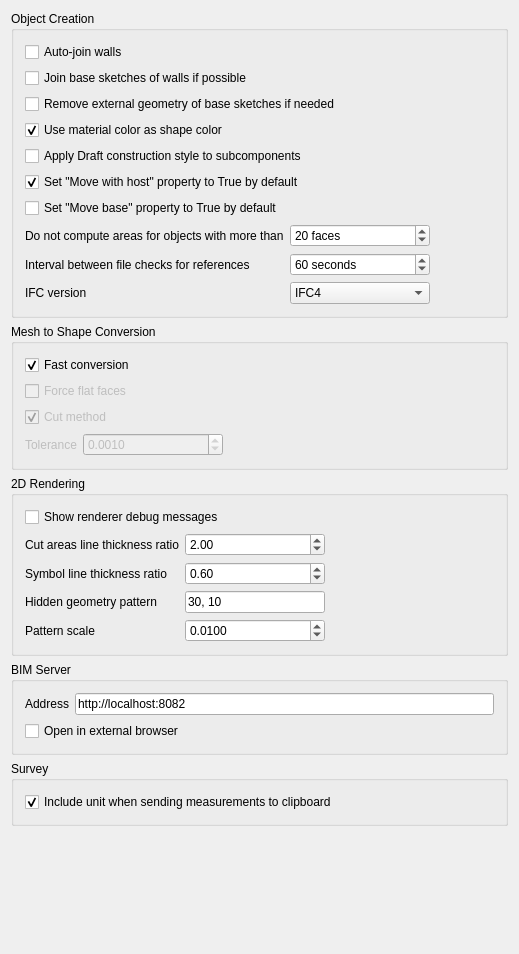
<?xml version="1.0" encoding="UTF-8"?>
<ui version="4.0">
 <class>Gui::Dialog::DlgSettingsArch</class>
 <widget class="QWidget" name="Gui::Dialog::DlgSettingsArch">
  <property name="geometry">
   <rect>
    <x>0</x>
    <y>0</y>
    <width>519</width>
    <height>954</height>
   </rect>
  </property>
  <property name="windowTitle">
   <string>General</string>
  </property>
  <layout class="QVBoxLayout" name="verticalLayout_1">
   <item>
    <widget class="QGroupBox" name="groupBox_1">
     <property name="title">
      <string>Object Creation</string>
     </property>
     <layout class="QGridLayout" name="gridLayout_1">
      <item row="0" column="0" colspan="3">
       <widget class="Gui::PrefCheckBox" name="checkBox_autoJoinWalls">
        <property name="text">
         <string>Auto-join walls</string>
        </property>
        <property name="checked">
         <bool>false</bool>
        </property>
        <property name="prefEntry" stdset="0">
         <cstring>autoJoinWalls</cstring>
        </property>
        <property name="prefPath" stdset="0">
         <cstring>Mod/Arch</cstring>
        </property>
       </widget>
      </item>
      <item row="1" column="0" colspan="3">
       <widget class="Gui::PrefCheckBox" name="checkBox_joinWallSketches">
        <property name="toolTip">
         <string>When two similar walls are connected, their underlying sketches are merged and the walls are combined into a single object</string>
        </property>
        <property name="text">
         <string>Join base sketches of walls if possible</string>
        </property>
        <property name="prefEntry" stdset="0">
         <cstring>joinWallSketches</cstring>
        </property>
        <property name="prefPath" stdset="0">
         <cstring>Mod/Arch</cstring>
        </property>
       </widget>
      </item>
      <item row="2" column="0" colspan="3">
       <widget class="Gui::PrefCheckBox" name="checkBox_archRemoveExternal">
        <property name="toolTip">
         <string>Two possible strategies to avoid circular dependencies: Create one more object (unchecked) or remove external geometry of base sketch (checked)</string>
        </property>
        <property name="text">
         <string>Remove external geometry of base sketches if needed</string>
        </property>
        <property name="prefEntry" stdset="0">
         <cstring>archRemoveExternal</cstring>
        </property>
        <property name="prefPath" stdset="0">
         <cstring>Mod/Arch</cstring>
        </property>
       </widget>
      </item>
      <item row="3" column="0" colspan="3">
       <widget class="Gui::PrefCheckBox" name="checkBox_UseMaterialColor">
        <property name="toolTip">
         <string>If this is checked, when a BIM object has a material, the object will take the color of the material. This can be overridden for each object.</string>
        </property>
        <property name="text">
         <string>Use material color as shape color</string>
        </property>
        <property name="checked">
         <bool>true</bool>
        </property>
        <property name="prefEntry" stdset="0">
         <cstring>UseMaterialColor</cstring>
        </property>
        <property name="prefPath" stdset="0">
         <cstring>Mod/Arch</cstring>
        </property>
       </widget>
      </item>
      <item row="4" column="0" colspan="3">
       <widget class="Gui::PrefCheckBox" name="checkBox_applyconstructionStyle">
        <property name="toolTip">
         <string>If this is checked, when an object becomes subtraction or addition of a BIM object, it will receive the Draft construction color.</string>
        </property>
        <property name="text">
         <string>Apply Draft construction style to subcomponents</string>
        </property>
        <property name="prefEntry" stdset="0">
         <cstring>applyconstructionStyle</cstring>
        </property>
        <property name="prefPath" stdset="0">
         <cstring>Mod/Arch</cstring>
        </property>
       </widget>
      </item>
      <item row="5" column="0" colspan="3">
       <widget class="Gui::PrefCheckBox" name="checkBox_MoveWithHost">
        <property name="toolTip">
         <string>By default, new objects will have their &quot;Move with host&quot; property set to True, which means they will move when their host object is moved</string>
        </property>
        <property name="text">
         <string>Set &quot;Move with host&quot; property to True by default</string>
        </property>
        <property name="checked">
         <bool>true</bool>
        </property>
        <property name="prefEntry" stdset="0">
         <cstring>MoveWithHost</cstring>
        </property>
        <property name="prefPath" stdset="0">
         <cstring>Mod/Arch</cstring>
        </property>
       </widget>
      </item>
      <item row="6" column="0" colspan="3">
       <widget class="Gui::PrefCheckBox" name="checkBox_MoveBase">
        <property name="text">
         <string>Set &quot;Move base&quot; property to True by default</string>
        </property>
        <property name="checked">
         <bool>false</bool>
        </property>
        <property name="prefEntry" stdset="0">
         <cstring>MoveBase</cstring>
        </property>
        <property name="prefPath" stdset="0">
         <cstring>Mod/Arch</cstring>
        </property>
       </widget>
      </item>
      <item row="7" column="0">
       <widget class="QLabel" name="label_MaxComputeAreas">
        <property name="text">
         <string>Do not compute areas for objects with more than</string>
        </property>
       </widget>
      </item>
      <item row="7" column="1">
       <widget class="Gui::PrefSpinBox" name="spinBox_MaxComputeAreas">
        <property name="minimumSize">
         <size>
          <width>140</width>
          <height>0</height>
         </size>
        </property>
        <property name="suffix">
         <string> faces</string>
        </property>
        <property name="value">
         <number>20</number>
        </property>
        <property name="prefEntry" stdset="0">
         <cstring>MaxComputeAreas</cstring>
        </property>
        <property name="prefPath" stdset="0">
         <cstring>Mod/Arch</cstring>
        </property>
       </widget>
      </item>
      <item row="7" column="2">
       <spacer name="horizontalSpacer_1">
        <property name="orientation">
         <enum>Qt::Horizontal</enum>
        </property>
        <property name="sizeHint" stdset="0">
         <size>
          <width>0</width>
          <height>0</height>
         </size>
        </property>
       </spacer>
      </item>
      <item row="8" column="0">
       <widget class="QLabel" name="label_ReferenceCheckInterval">
        <property name="text">
         <string>Interval between file checks for references</string>
        </property>
       </widget>
      </item>
      <item row="8" column="1">
       <widget class="Gui::PrefSpinBox" name="spinBox_ReferenceCheckInterval">
        <property name="suffix">
         <string> seconds</string>
        </property>
        <property name="minimum">
         <number>1</number>
        </property>
        <property name="maximum">
         <number>9999</number>
        </property>
        <property name="value">
         <number>60</number>
        </property>
        <property name="prefEntry" stdset="0">
         <cstring>ReferenceCheckInterval</cstring>
        </property>
        <property name="prefPath" stdset="0">
         <cstring>Mod/Arch</cstring>
        </property>
       </widget>
      </item>
      <item row="9" column="0">
       <widget class="QLabel" name="label_IfcVersion">
        <property name="text">
         <string>IFC version</string>
        </property>
       </widget>
      </item>
      <item row="9" column="1">
       <widget class="Gui::PrefComboBox" name="comboBox_IfcVersion">
        <property name="toolTip">
         <string>The IFC version will change which attributes and products are supported</string>
        </property>
        <property name="prefEntry" stdset="0">
         <cstring>IfcVersion</cstring>
        </property>
        <property name="prefPath" stdset="0">
         <cstring>Mod/Arch</cstring>
        </property>
        <item>
         <property name="text">
          <string>IFC4</string>
         </property>
        </item>
        <item>
         <property name="text">
          <string>IFC2X3</string>
         </property>
        </item>
       </widget>
      </item>
     </layout>
    </widget>
   </item>
   <item>
    <widget class="QGroupBox" name="groupBox_2">
     <property name="title">
      <string>Mesh to Shape Conversion</string>
     </property>
     <layout class="QGridLayout" name="gridLayout_2">
      <item row="0" column="0" colspan="3">
       <widget class="Gui::PrefCheckBox" name="checkBox_ConversionFast">
        <property name="toolTip">
         <string>If this is checked, conversion is faster but the result might still contain triangulated faces</string>
        </property>
        <property name="text">
         <string>Fast conversion</string>
        </property>
        <property name="checked">
         <bool>true</bool>
        </property>
        <property name="prefEntry" stdset="0">
         <cstring>ConversionFast</cstring>
        </property>
        <property name="prefPath" stdset="0">
         <cstring>Mod/Arch</cstring>
        </property>
       </widget>
      </item>
      <item row="1" column="0" colspan="3">
       <widget class="Gui::PrefCheckBox" name="checkBox_ConversionFlat">
        <property name="enabled">
         <bool>false</bool>
        </property>
        <property name="toolTip">
         <string>If this is checked, flat groups of faces will be force-flattened, resulting in possible gaps and non-solid results</string>
        </property>
        <property name="text">
         <string>Force flat faces</string>
        </property>
        <property name="prefEntry" stdset="0">
         <cstring>ConversionFlat</cstring>
        </property>
        <property name="prefPath" stdset="0">
         <cstring>Mod/Arch</cstring>
        </property>
       </widget>
      </item>
      <item row="2" column="0" colspan="3">
       <widget class="Gui::PrefCheckBox" name="checkBox_ConversionCut">
        <property name="enabled">
         <bool>false</bool>
        </property>
        <property name="toolTip">
         <string>If this is checked, holes in faces will be performed by subtraction rather than using wires orientation</string>
        </property>
        <property name="text">
         <string>Cut method</string>
        </property>
        <property name="checked">
         <bool>true</bool>
        </property>
        <property name="prefEntry" stdset="0">
         <cstring>ConversionCut</cstring>
        </property>
        <property name="prefPath" stdset="0">
         <cstring>Mod/Arch</cstring>
        </property>
       </widget>
      </item>
      <item row="3" column="0">
       <widget class="QLabel" name="label_ConversionTolerance">
        <property name="enabled">
         <bool>false</bool>
        </property>
        <property name="text">
         <string>Tolerance</string>
        </property>
       </widget>
      </item>
      <item row="3" column="1">
       <widget class="Gui::PrefDoubleSpinBox" name="spinBox_ConversionTolerance">
        <property name="enabled">
         <bool>false</bool>
        </property>
        <property name="minimumSize">
         <size>
          <width>140</width>
          <height>0</height>
         </size>
        </property>
        <property name="toolTip">
         <string>Tolerance value to use when checking if 2 adjacent faces as planar</string>
        </property>
        <property name="decimals">
         <number>4</number>
        </property>
        <property name="singleStep">
         <double>0.000100000000000</double>
        </property>
        <property name="value">
         <double>0.001000000000000</double>
        </property>
        <property name="prefEntry" stdset="0">
         <cstring>ConversionTolerance</cstring>
        </property>
        <property name="prefPath" stdset="0">
         <cstring>Mod/Arch</cstring>
        </property>
       </widget>
      </item>
      <item row="3" column="2">
       <spacer name="horizontalSpacer_2">
        <property name="orientation">
         <enum>Qt::Horizontal</enum>
        </property>
        <property name="sizeHint" stdset="0">
         <size>
          <width>0</width>
          <height>0</height>
         </size>
        </property>
       </spacer>
      </item>
     </layout>
    </widget>
   </item>
   <item>
    <widget class="QGroupBox" name="groupBox_3">
     <property name="title">
      <string>2D Rendering</string>
     </property>
     <layout class="QGridLayout" name="gridLayout_3">
      <item row="0" column="0" colspan="3">
       <widget class="Gui::PrefCheckBox" name="checkBox_ShowVRMDebug">
        <property name="toolTip">
         <string>Show debug information during 2D rendering</string>
        </property>
        <property name="text">
         <string>Show renderer debug messages</string>
        </property>
        <property name="prefEntry" stdset="0">
         <cstring>ShowVRMDebug</cstring>
        </property>
        <property name="prefPath" stdset="0">
         <cstring>Mod/Arch</cstring>
        </property>
       </widget>
      </item>
      <item row="1" column="0">
       <widget class="QLabel" name="label_CutLineThickness">
        <property name="text">
         <string>Cut areas line thickness ratio</string>
        </property>
       </widget>
      </item>
      <item row="1" column="1">
       <widget class="Gui::PrefDoubleSpinBox" name="spinBox_CutLineThickness">
        <property name="toolTip">
         <string>Specifies how many times the viewed line thickness must be applied to cut lines</string>
        </property>
        <property name="value">
         <double>2.000000000000000</double>
        </property>
        <property name="prefEntry" stdset="0">
         <cstring>CutLineThickness</cstring>
        </property>
        <property name="prefPath" stdset="0">
         <cstring>Mod/Arch</cstring>
        </property>
       </widget>
      </item>
      <item row="1" column="2">
       <spacer name="horizontalSpacer_3">
        <property name="orientation">
         <enum>Qt::Horizontal</enum>
        </property>
        <property name="sizeHint" stdset="0">
         <size>
          <width>0</width>
          <height>0</height>
         </size>
        </property>
       </spacer>
      </item>
      <item row="2" column="0">
       <widget class="QLabel" name="label_SymbolLineThickness">
        <property name="text">
         <string>Symbol line thickness ratio</string>
        </property>
       </widget>
      </item>
      <item row="2" column="1">
       <widget class="Gui::PrefDoubleSpinBox" name="spinBox_SymbolLineThickness">
        <property name="value">
         <double>0.600000000000000</double>
        </property>
        <property name="prefEntry" stdset="0">
         <cstring>SymbolLineThickness</cstring>
        </property>
        <property name="prefPath" stdset="0">
         <cstring>Mod/Arch</cstring>
        </property>
       </widget>
      </item>
      <item row="3" column="0">
       <widget class="QLabel" name="label_archHiddenPattern">
        <property name="text">
         <string>Hidden geometry pattern</string>
        </property>
       </widget>
      </item>
      <item row="3" column="1">
       <widget class="Gui::PrefLineEdit" name="lineEdit_archHiddenPattern">
        <property name="maximumSize">
         <size>
          <width>140</width>
          <height>16777215</height>
         </size>
        </property>
        <property name="toolTip">
         <string>This is the SVG stroke-dasharray property to apply
to projections of hidden objects.</string>
        </property>
        <property name="text">
         <string notr="true">30, 10</string>
        </property>
        <property name="prefEntry" stdset="0">
         <cstring>archHiddenPattern</cstring>
        </property>
        <property name="prefPath" stdset="0">
         <cstring>Mod/Arch</cstring>
        </property>
       </widget>
      </item>
      <item row="4" column="0">
       <widget class="QLabel" name="label_patternScale">
        <property name="text">
         <string>Pattern scale</string>
        </property>
       </widget>
      </item>
      <item row="4" column="1">
       <widget class="Gui::PrefDoubleSpinBox" name="spinBox_patternScale">
        <property name="toolTip">
         <string>Scaling factor for patterns used by objects that have
a footprint display mode</string>
        </property>
        <property name="decimals">
         <number>4</number>
        </property>
        <property name="maximum">
         <double>9999.989999999999782</double>
        </property>
        <property name="singleStep">
         <double>0.001000000000000</double>
        </property>
        <property name="value">
         <double>0.010000000000000</double>
        </property>
        <property name="prefEntry" stdset="0">
         <cstring>patternScale</cstring>
        </property>
        <property name="prefPath" stdset="0">
         <cstring>Mod/Arch</cstring>
        </property>
       </widget>
      </item>
     </layout>
    </widget>
   </item>
   <item>
    <widget class="QGroupBox" name="groupBox_4">
     <property name="title">
      <string>BIM Server</string>
     </property>
     <layout class="QGridLayout" name="gridLayout_4">
      <item row="0" column="0">
       <widget class="QLabel" name="label_BimServerUrl">
        <property name="text">
         <string>Address</string>
        </property>
       </widget>
      </item>
      <item row="0" column="1">
       <widget class="Gui::PrefLineEdit" name="lineEdit_BimServerUrl">
        <property name="toolTip">
         <string>The URL of a BIM server instance (www.bimserver.org) to connect to.</string>
        </property>
        <property name="text">
         <string notr="true">http://localhost:8082</string>
        </property>
        <property name="prefEntry" stdset="0">
         <cstring>BimServerUrl</cstring>
        </property>
        <property name="prefPath" stdset="0">
         <cstring>Mod/Arch</cstring>
        </property>
       </widget>
      </item>
      <item row="1" column="0" colspan="2">
       <widget class="Gui::PrefCheckBox" name="checkBox_BimServerBrowser">
        <property name="toolTip">
         <string>If this is selected, the &quot;Open BIM Server in browser&quot;
button will open the BIM Server interface in an external browser
instead of the CivilCvCAD web workbench</string>
        </property>
        <property name="text">
         <string>Open in external browser</string>
        </property>
        <property name="prefEntry" stdset="0">
         <cstring>BimServerBrowser</cstring>
        </property>
        <property name="prefPath" stdset="0">
         <cstring>Mod/Arch</cstring>
        </property>
       </widget>
      </item>
     </layout>
    </widget>
   </item>
   <item>
    <widget class="QGroupBox" name="groupBox_5">
     <property name="title">
      <string>Survey</string>
     </property>
     <layout class="QVBoxLayout" name="verticalLayout_2">
      <item>
       <widget class="Gui::PrefCheckBox" name="checkBox_surveyUnits">
        <property name="toolTip">
         <string>If this is checked, the text that gets placed in the clipboard will include the unit. Otherwise, it will be a simple number expressed in internal units (millimeters)</string>
        </property>
        <property name="text">
         <string>Include unit when sending measurements to clipboard</string>
        </property>
        <property name="checked">
         <bool>true</bool>
        </property>
        <property name="prefEntry" stdset="0">
         <cstring>surveyUnits</cstring>
        </property>
        <property name="prefPath" stdset="0">
         <cstring>Mod/Arch</cstring>
        </property>
       </widget>
      </item>
     </layout>
    </widget>
   </item>
   <item>
    <spacer name="verticalSpacer_1">
     <property name="orientation">
      <enum>Qt::Vertical</enum>
     </property>
     <property name="sizeHint" stdset="0">
      <size>
       <width>0</width>
       <height>0</height>
      </size>
     </property>
    </spacer>
   </item>
  </layout>
 </widget>
 <layoutdefault spacing="6" margin="11"/>
 <customwidgets>
  <customwidget>
   <class>Gui::PrefSpinBox</class>
   <extends>QSpinBox</extends>
   <header>Gui/PrefWidgets.h</header>
  </customwidget>
  <customwidget>
   <class>Gui::PrefCheckBox</class>
   <extends>QCheckBox</extends>
   <header>Gui/PrefWidgets.h</header>
  </customwidget>
  <customwidget>
   <class>Gui::PrefComboBox</class>
   <extends>QComboBox</extends>
   <header>Gui/PrefWidgets.h</header>
  </customwidget>
  <customwidget>
   <class>Gui::PrefLineEdit</class>
   <extends>QLineEdit</extends>
   <header>Gui/PrefWidgets.h</header>
  </customwidget>
  <customwidget>
   <class>Gui::PrefDoubleSpinBox</class>
   <extends>QDoubleSpinBox</extends>
   <header>Gui/PrefWidgets.h</header>
  </customwidget>
 </customwidgets>
 <resources/>
 <connections>
  <connection>
   <sender>checkBox_ConversionFast</sender>
   <signal>toggled(bool)</signal>
   <receiver>checkBox_ConversionFlat</receiver>
   <slot>setDisabled(bool)</slot>
   <hints>
    <hint type="sourcelabel">
     <x>20</x>
     <y>20</y>
    </hint>
    <hint type="destinationlabel">
     <x>20</x>
     <y>20</y>
    </hint>
   </hints>
  </connection>
  <connection>
   <sender>checkBox_ConversionFast</sender>
   <signal>toggled(bool)</signal>
   <receiver>checkBox_ConversionCut</receiver>
   <slot>setDisabled(bool)</slot>
   <hints>
    <hint type="sourcelabel">
     <x>20</x>
     <y>20</y>
    </hint>
    <hint type="destinationlabel">
     <x>20</x>
     <y>20</y>
    </hint>
   </hints>
  </connection>
  <connection>
   <sender>checkBox_ConversionFast</sender>
   <signal>toggled(bool)</signal>
   <receiver>label_ConversionTolerance</receiver>
   <slot>setDisabled(bool)</slot>
   <hints>
    <hint type="sourcelabel">
     <x>20</x>
     <y>20</y>
    </hint>
    <hint type="destinationlabel">
     <x>20</x>
     <y>20</y>
    </hint>
   </hints>
  </connection>
  <connection>
   <sender>checkBox_ConversionFast</sender>
   <signal>toggled(bool)</signal>
   <receiver>spinBox_ConversionTolerance</receiver>
   <slot>setDisabled(bool)</slot>
   <hints>
    <hint type="sourcelabel">
     <x>20</x>
     <y>20</y>
    </hint>
    <hint type="destinationlabel">
     <x>20</x>
     <y>20</y>
    </hint>
   </hints>
  </connection>
 </connections>
</ui>
